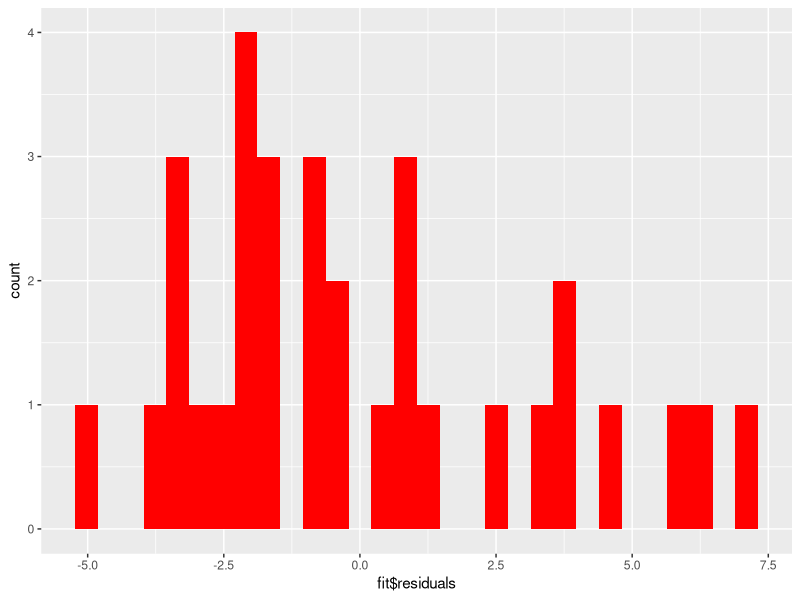
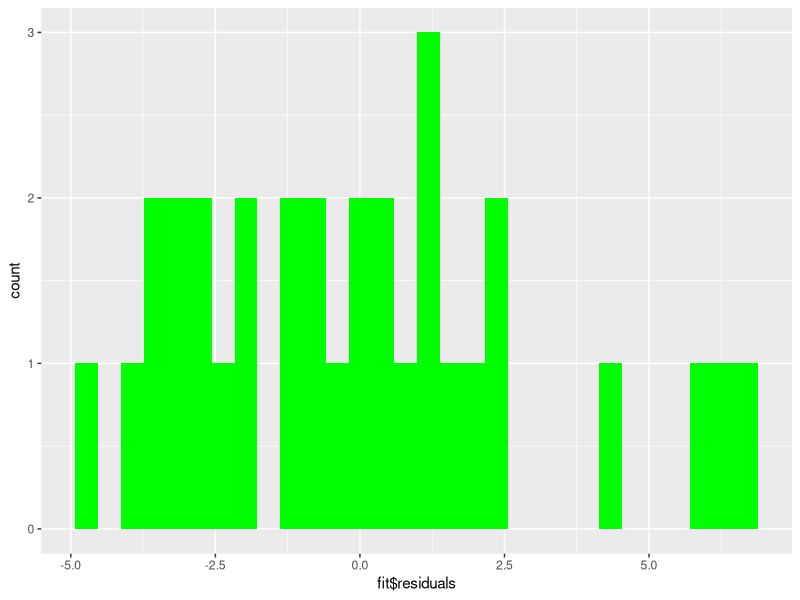

R code for these plots, in order:
# Напишите функцию resid.norm, которая тестирует распределение остатков от модели 
# на нормальность при помощи функции shapiro.test и создает гистограмму при помощи 
# функции ggplot() с красной заливкой "red", если распределение остатков значимо 
# отличается от нормального (p < 0.05), и с зелёной заливкой "green" - если 
# распределение остатков значимо не отличается от нормального. 
# 
# На вход функция получает регрессионную модель. Функция возвращает переменную, 
# в которой сохранен график ggplot.

library(ggplot2)

resid.norm <- function(fit){
  fill = ifelse(shapiro.test(fit$residuals)$p.value < 0.05, "red", "green")
  plot <- ggplot(fit, aes(fit$residuals))+
    geom_histogram(fill=fill)
  return(plot)
}

fit1 <- lm(mpg ~ disp, mtcars)
resid.norm(fit1)

fit2 <- lm(mpg ~ wt, mtcars)
resid.norm(fit2)
